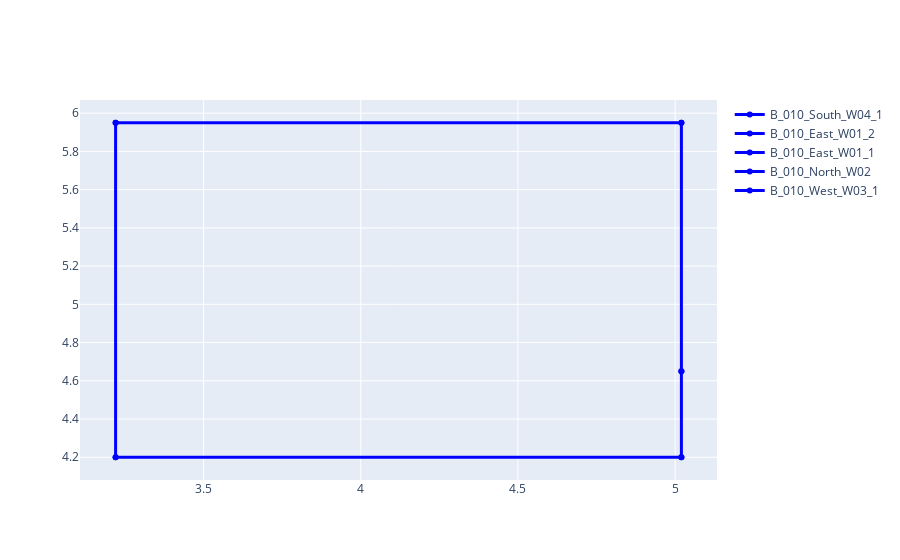

Write notebook code for a chart like this one.
### Code cell
td = {i[0]: prepare_line_traces(i[1], color="blue", label=i[0]) for i in nl}

fig = go.Figure()
for trace in td.values():
    fig.add_trace(trace)

fig.show()

### Figure 1 — Plotly figure (JSON) as saved in the notebook; plotly's stock layout.template omitted (floating-point values rounded to 4 significant figures)
{"data": [{"line": {"color": "blue", "width": 3}, "marker": {"color": "blue"}, "mode": "markers+lines", "name": "B_010_South_W04_1", "type": "scatter", "x": [3.22, 5.02], "y": [4.2, 4.2]}, {"line": {"color": "blue", "width": 3}, "marker": {"color": "blue"}, "mode": "markers+lines", "name": "B_010_East_W01_2", "type": "scatter", "x": [5.02, 5.02], "y": [4.2, 4.65]}, {"line": {"color": "blue", "width": 3}, "marker": {"color": "blue"}, "mode": "markers+lines", "name": "B_010_East_W01_1", "type": "scatter", "x": [5.02, 5.02], "y": [4.65, 5.95]}, {"line": {"color": "blue", "width": 3}, "marker": {"color": "blue"}, "mode": "markers+lines", "name": "B_010_North_W02", "type": "scatter", "x": [5.02, 3.22], "y": [5.95, 5.95]}, {"line": {"color": "blue", "width": 3}, "marker": {"color": "blue"}, "mode": "markers+lines", "name": "B_010_West_W03_1", "type": "scatter", "x": [3.22, 3.22], "y": [5.95, 4.2]}], "layout": {}}
